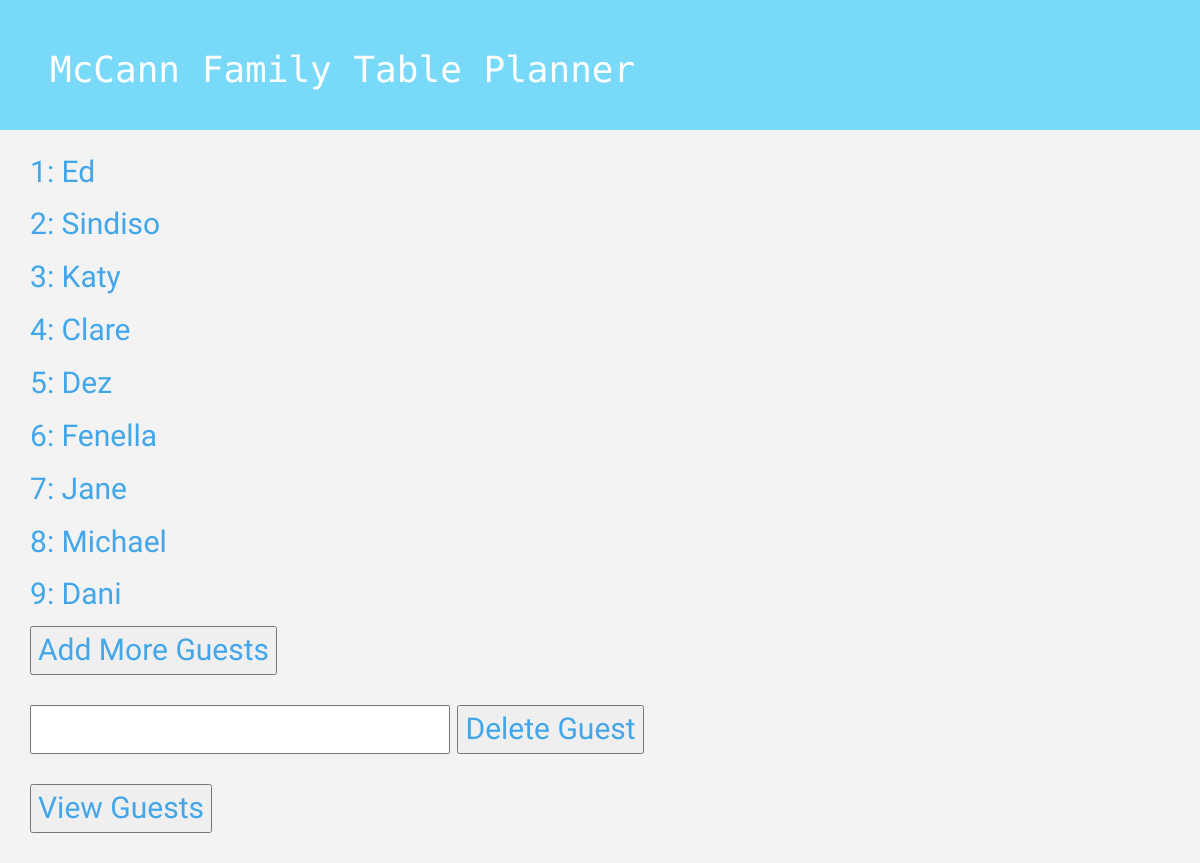
/, run on an earlier commit of the app's database.
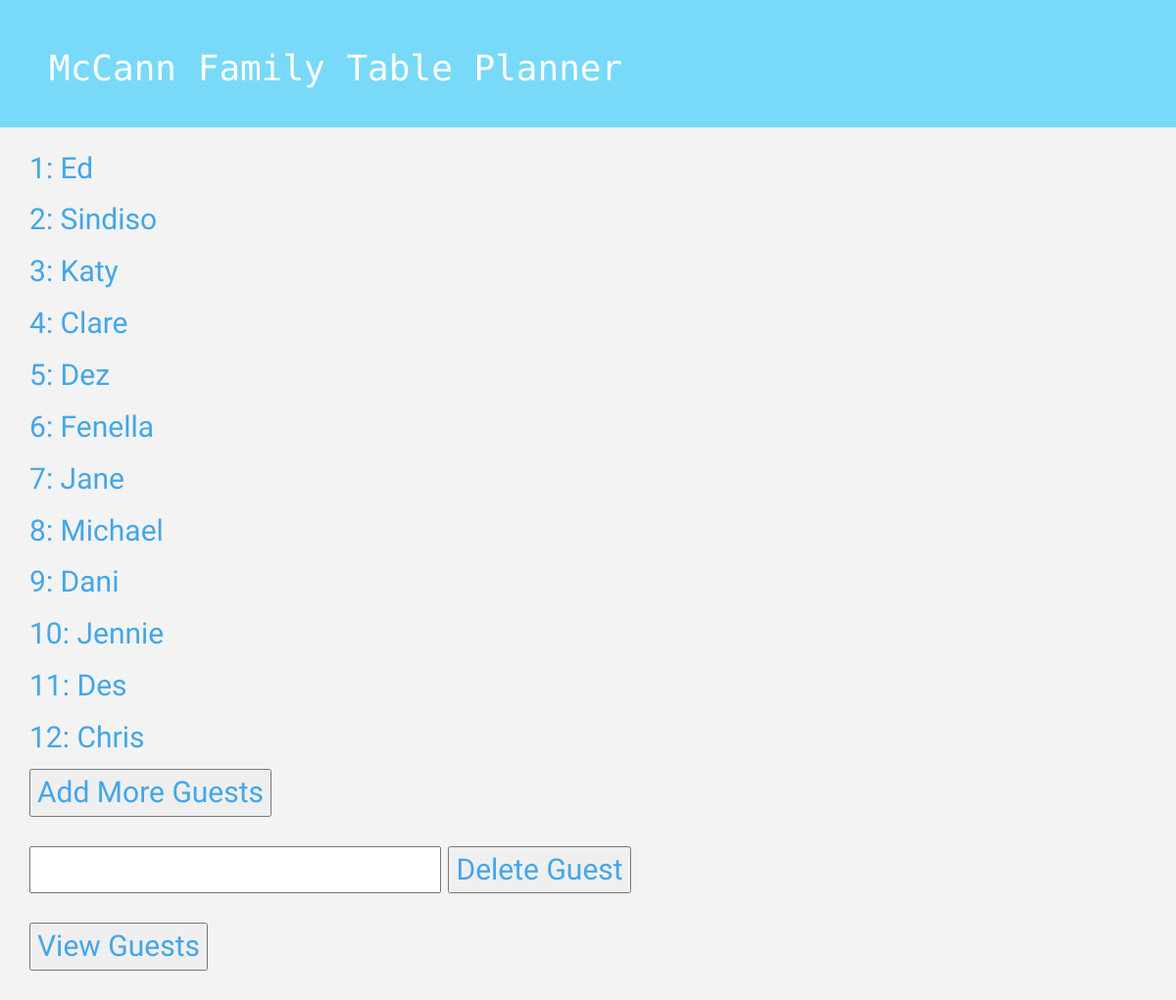
And on a later commit of the database.
### table/models.py (models this page shows, shortened)
class GuestList(models.Model):
	first_name = models.CharField(max_length=40)
	spouse = models.CharField(max_length = 40)

### table/views.py (the view)
# urls.py: url(r'^$', view_guest_list, name='guest_list'),
def view_guest_list(request):
  guestlist = GuestList.objects.all()
  return TemplateResponse(request, 'table_plan.html', {'guestlist': guestlist})

### table/templates/table/table_plan.html
{% extends 'table/base.html' %}
{% block content %}
	<div>
		{% for first_name in guestlist %}
			<p>{{ forloop.counter }}: {{ first_name.first_name }}</p>
	 {%endfor %}
	</div>
  <form action="/create-new-guest/">
    <input type="submit" value="Add More Guests">
  </form>
  <form action="/delete-guest/" method="get">
    <input type="text" name="delete_guest">
    <input type="submit" value="Delete Guest">
  </form>
  <form action="/">
    <input type="submit" value="View Guests">
  </form>
{% endblock %}

What changed in the data, as far as the page shows it:
added GuestList: first_name "Jennie"
added GuestList: first_name "Des"
added GuestList: first_name "Chris"
